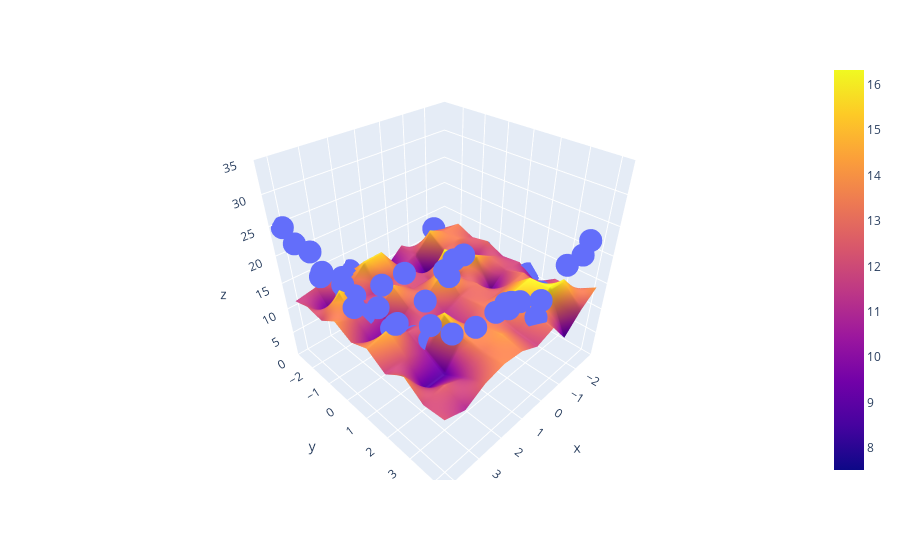

Write notebook code for a chart like this one.
### Code cell
fig = px.scatter_3d(x=x.ravel(), y=y.ravel(), z=z.ravel())
fig.add_trace(go.Surface(x=x_input, y=y_input, z=z_final))
fig.update_layout(scene=dict(zaxis=dict(range=[0, 35])))
fig.show()
